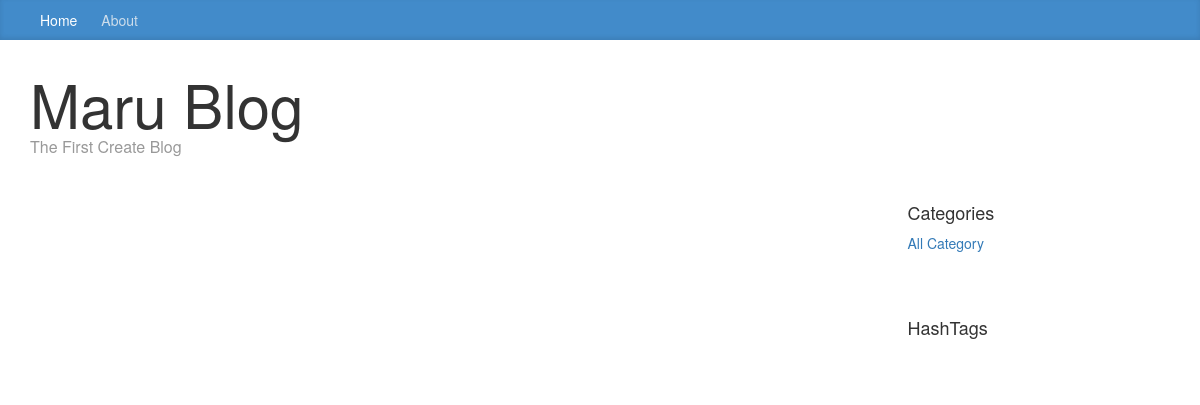
Before: / with the older database file.
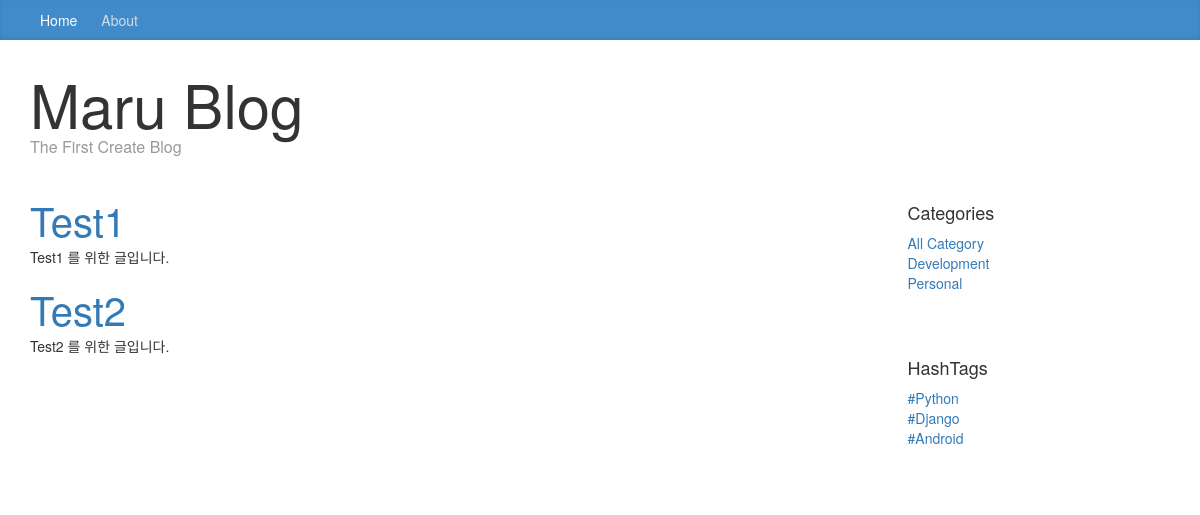
After: the same page with the newer database file.
### feed/models.py (models this page shows, shortened)
class Article(models.Model):
    DEVEOPMENT = "dv"
    PERSONAL = "ps"
    CATEGORY_CHOICES = (
        (DEVEOPMENT, "Development"),
        (PERSONAL, "Personal"),
    )
    title = models.CharField(max_length=200)
    content = models.TextField()
    category = models.CharField(
        max_length=2,
        choices=CATEGORY_CHOICES,
        default=DEVEOPMENT,
    )
    hashtag = models.ManyToManyField(HashTag)

class HashTag(models.Model):
    name = models.CharField(max_length=50)
    def __str__(self):
        return self.name

### feed/views.py (the view)
# urls.py: url(r'^$', views.index, name='index'),
def index(request):
    category = request.GET.get("category")
    hashtag = request.GET.get("hashtag")
    hashtag_list = HashTag.objects.all()
    if not category and not hashtag:
        article_list = Article.objects.all()
    elif category:
        article_list = Article.objects.filter(category=category)
    else:
        article_list = Article.objects.filter(hashtag__name=hashtag)
    category_list = set([
        (article.category, article.get_category_display())
        for article in article_list
    ])
    ctx = {
        "article_list" : article_list,
        "hashtag_list" : hashtag_list,
        "category_list" : category_list,
    }
    return render(request, "index.html", ctx)

### templates/index.html
{% extends "base.html" %}
{% block body %}
{% include "navbar.html" %}
<div class="container">
  <div class="blog-header">
    <h1 class="blog-title">Maru Blog</h1>
    <p class="lead blog-description">The First Create Blog</p>
  </div>
  <div class="row">
    <div class="col-sm-8">
      <div class="blog-post">
        {% for article in article_list %}
        <h2 class="blog-post-title">
          <a href="/{{ article.id }}/">
          {{ article.title }}
          </a>
        </h2>
        <p>{{ article.content }}</p>
        {% endfor %}
      </div>
    </div>
    <div class="col-sm-3 col-sm-offset-1 blog-sidebar">
      <div class="sidebar-module">
        <h4>Categories</h4>
        <ol class="list-unstyled">
          <li><a href="/">All Category</a></li>
          {% for alias, category in category_list %}
          <li><a href="/?category={{ alias }}">{{ category }}</a></li>
          {% endfor %}
        </ol>
      </div>
      <div class="sidebar-module">
        <h4>HashTags</h4>
        <ol class="list-unstyled">
          {% for hashtag in hashtag_list %}
          <li><a href="/?hashtag={{ hashtag.name }}">#{{ hashtag }}</li>
          {% endfor %}
        </ol>
      </div>
    </div>
  </div>
</div>
{% endblock %}

### templates/base.html (shortened to what this page needs)
<!DOCTYPE html>
{% load static %}
<html lang="en">
<head>
    <link rel="stylesheet" href='{% static "css/lib/bootstrap.min.css" %}'>
    <link rel="stylesheet" href='{% static "css/lib/font-awesome.min.css" %}'>
    <link rel="stylesheet" href='{% static "css/base.css" %}'>
</head>
<body>
  {% block body %}{% endblock %}
</body>
</html>

### templates/navbar.html
<div class="blog-masthead">
  <div class="container">
    <nav class="blog-nav">
      <a class="blog-nav-item active" href="/">Home</a>
      <a class="blog-nav-item" href="#">About</a>
    </nav>
  </div>
</div>

### static/css/base.css (style rules this page uses)
.blog-masthead { background-color: #428bca; -webkit-box-shadow: inset 0 -2px 5px rgba(0,0,0,.1); box-shadow: inset 0 -2px 5px rgba(0,0,0,.1); }
.blog-nav .active { color: #fff; }
.blog-nav-item { position: relative; display: inline-block; padding: 10px; font-weight: 500; color: #cdddeb; }
.blog-title { margin-top: 30px; margin-bottom: 0; font-size: 60px; font-weight: normal; }
.blog-description { font-size: 20px; color: #999; }
.lead { margin-bottom: 20px; font-size: 16px; font-weight: 300; line-height: 1.4; }
.blog-post-title { margin-bottom: 5px; font-size: 40px; }
.sidebar-module { padding: 15px; margin: 0 -15px 15px; }
.list-unstyled { padding-left: 0; list-style: none; }

Changed rows visible on the page:
added Article: title "Test1", content "Test1 를 위한 글입니다."
added Article: title "Test2", content "Test2 를 위한 글입니다."
added HashTag: name "Python"
added HashTag: name "Django"
added HashTag: name "Android"
Other visible differences:
new list line: "Development"
new list line: "Personal"
